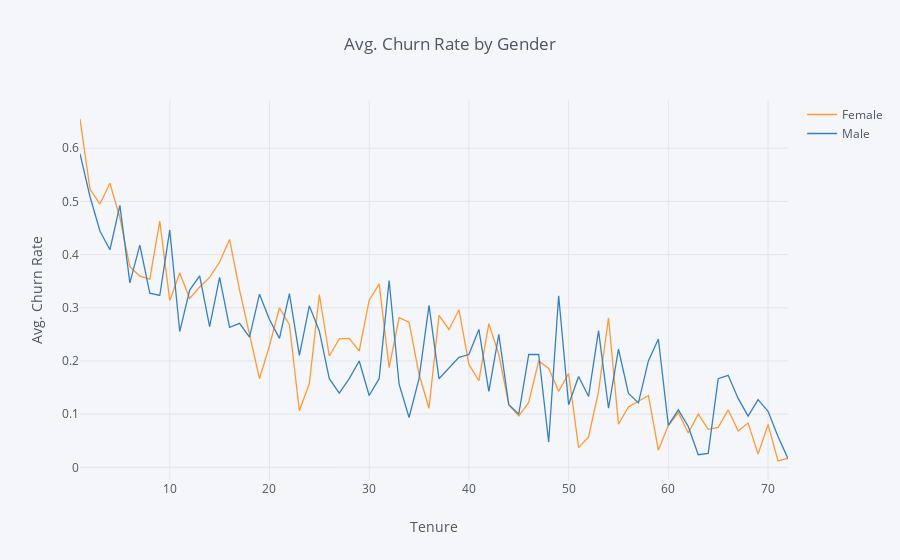

Notebook source saved alongside this figure:
### Markdown cell above
# Interactive Drop-Down Boxes

Another useful widget when you have the same visualization that you'd like to view for either different fields or for different field values is the drop-down box. To generate one, we can pass a list to our interact decorator consisting of the fields we would like to be able to choose from. We can then define a linechart function that accepts the input we have chosen from the drop-down box, pivots our data set so that the columns represent the categorical values in the field we have chosen, and then generates a plotly line chart with lines showing changes in churn rate for each category.

### Code cell
@interact(Selection=['gender', 'SeniorCitizen', 'Partner', 
                     'Dependents', 'InternetService', 'PaymentMethod'])
def linechart(Selection):
    data = df.pivot_table(values='ChurnBinary', columns=Selection,
                            index='tenure', aggfunc='mean').reset_index()

    data.iplot(kind='line', x='tenure', xTitle='Tenure', 
               yTitle='Avg. Churn Rate', title='Avg. Churn Rate by ' + Selection.title())

### Figure 1 — Plotly figure (JSON) as saved in the notebook; plotly's stock layout.template omitted (floating-point values rounded to 4 significant figures)
{"data": [{"line": {"color": "rgba(255, 153, 51, 1.0)", "dash": "solid", "shape": "linear", "width": 1.3}, "mode": "lines", "name": "Female", "text": "", "type": "scatter", "uid": "98da40bc-57b1-42c8-8483-e6ab61e08a35", "x": [1, 2, 3, 4, 5, 6, 7, 8, 9, 10, 11, 12, 13, 14, 15, 16, 17, 18, 19, 20, 21, 22, 23, 24, 25, 26, 27, 28, 29, 30, 31, 32, 33, 34, 35, 36, 37, 38, 39, 40, 41, 42, 43, 44, 45, 46, 47, 48, 49, 50, 51, 52, 53, 54, 55, 56, 57, 58, 59, 60, 61, 62, 63, 64, 65, 66, 67, 68, 69, 70, 71, 72], "y": [0.6549, 0.5231, 0.495, 0.5341, 0.4697, 0.377, 0.3594, 0.3538, 0.463, 0.3137, 0.3654, 0.3175, 0.339, 0.3571, 0.386, 0.4286, 0.3333, 0.25, 0.1667, 0.2286, 0.3, 0.2683, 0.1064, 0.1579, 0.325, 0.2093, 0.2414, 0.2424, 0.2188, 0.3143, 0.3448, 0.1875, 0.2812, 0.2727, 0.175, 0.1111, 0.2857, 0.2593, 0.2963, 0.1935, 0.1628, 0.2703, 0.2121, 0.1176, 0.09677, 0.122, 0.2, 0.186, 0.1429, 0.1765, 0.03704, 0.05714, 0.1429, 0.2812, 0.08108, 0.1136, 0.125, 0.1351, 0.03226, 0.07895, 0.1026, 0.06452, 0.1, 0.07143, 0.075, 0.1081, 0.06818, 0.08333, 0.025, 0.08065, 0.0119, 0.01695]}, {"line": {"color": "rgba(55, 128, 191, 1.0)", "dash": "solid", "shape": "linear", "width": 1.3}, "mode": "lines", "name": "Male", "text": "", "type": "scatter", "uid": "2b486030-32ba-4420-b797-f2843310f551", "x": [1, 2, 3, 4, 5, 6, 7, 8, 9, 10, 11, 12, 13, 14, 15, 16, 17, 18, 19, 20, 21, 22, 23, 24, 25, 26, 27, 28, 29, 30, 31, 32, 33, 34, 35, 36, 37, 38, 39, 40, 41, 42, 43, 44, 45, 46, 47, 48, 49, 50, 51, 52, 53, 54, 55, 56, 57, 58, 59, 60, 61, 62, 63, 64, 65, 66, 67, 68, 69, 70, 71, 72], "y": [0.5897, 0.5093, 0.4444, 0.4091, 0.4925, 0.3469, 0.4179, 0.3276, 0.3231, 0.4462, 0.2553, 0.3333, 0.36, 0.2647, 0.3571, 0.2632, 0.2708, 0.2449, 0.3256, 0.2778, 0.2424, 0.3265, 0.2105, 0.3036, 0.2564, 0.1667, 0.1395, 0.1667, 0.2, 0.1351, 0.1667, 0.3514, 0.1562, 0.09375, 0.1667, 0.3043, 0.1667, 0.1875, 0.2069, 0.2121, 0.2593, 0.1429, 0.25, 0.1176, 0.1, 0.2121, 0.2121, 0.04762, 0.3226, 0.1176, 0.1707, 0.1333, 0.2571, 0.1111, 0.2222, 0.1389, 0.1212, 0.2, 0.2414, 0.07895, 0.1081, 0.07692, 0.02381, 0.02632, 0.1667, 0.1731, 0.1296, 0.09615, 0.1273, 0.1053, 0.05814, 0.01622]}], "layout": {"legend": {"bgcolor": "#F5F6F9", "font": {"color": "#4D5663"}}, "paper_bgcolor": "#F5F6F9", "plot_bgcolor": "#F5F6F9", "title": {"font": {"color": "#4D5663"}, "text": "Avg. Churn Rate by Gender"}, "xaxis": {"gridcolor": "#E1E5ED", "showgrid": true, "tickfont": {"color": "#4D5663"}, "title": {"font": {"color": "#4D5663"}, "text": "Tenure"}, "zerolinecolor": "#E1E5ED"}, "yaxis": {"gridcolor": "#E1E5ED", "showgrid": true, "tickfont": {"color": "#4D5663"}, "title": {"font": {"color": "#4D5663"}, "text": "Avg. Churn Rate"}, "zerolinecolor": "#E1E5ED"}}}
